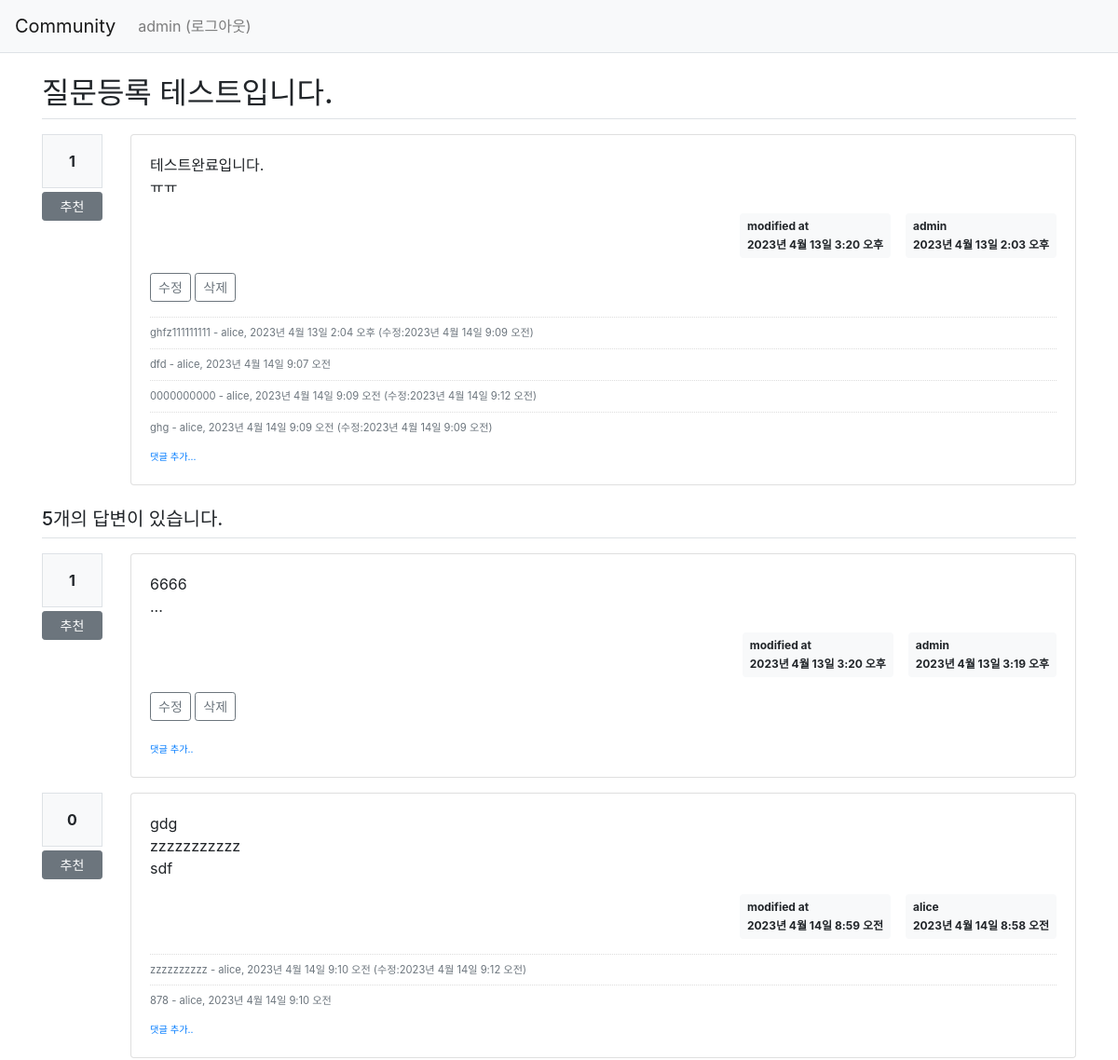
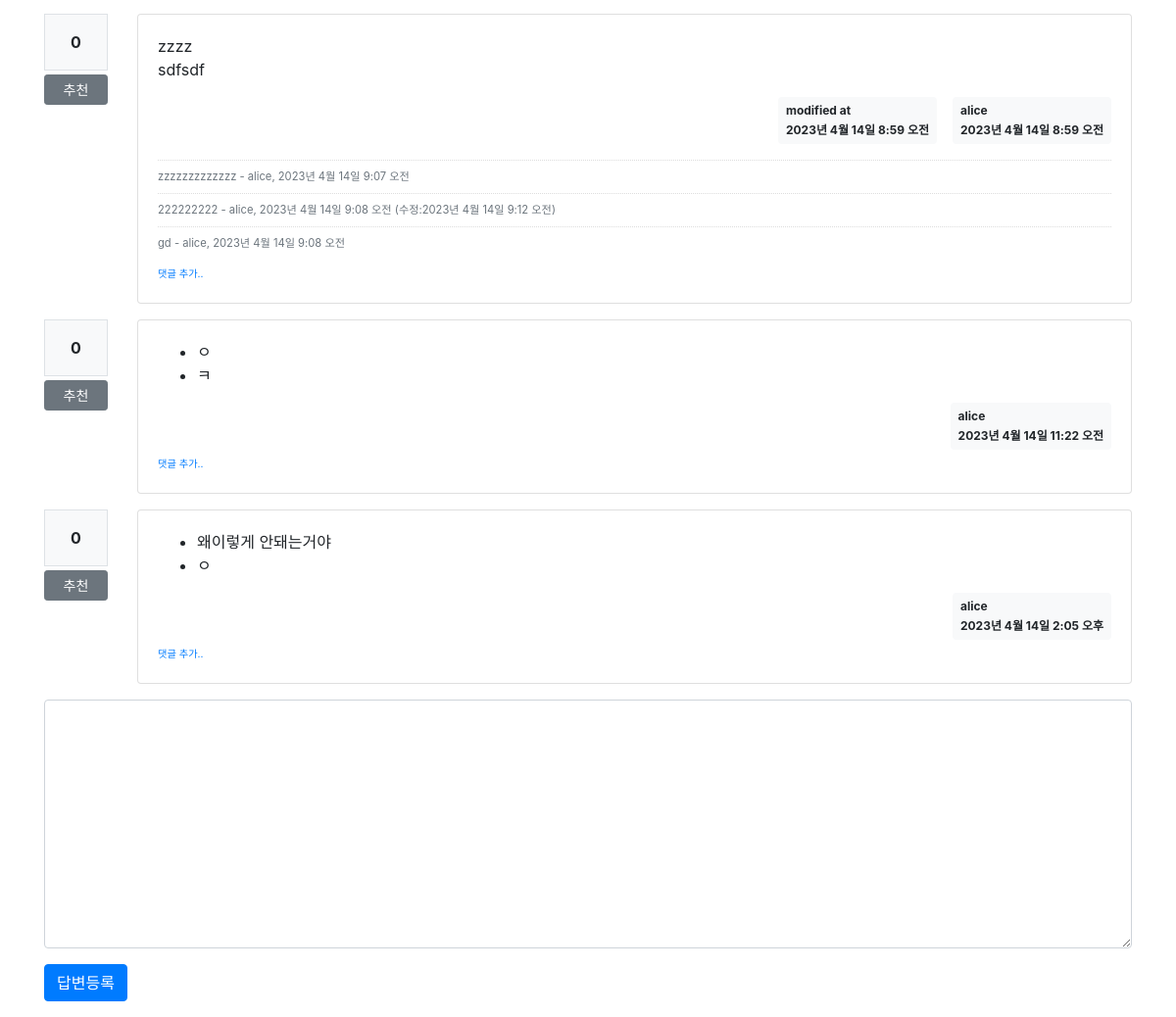
Screenshot of /community/306/ (signed in) with the database file from the repository (2 pictures, top to bottom).
### community/models.py (models this page shows, shortened)
class Question(models.Model):
    author = models.ForeignKey(User, on_delete=models.CASCADE,related_name='author_question')
    subject = models.CharField(max_length=200)
    content = models.TextField()    #글자수 제한이 없는 데이터
    modify_date = models.DateTimeField(null=True, blank=True)
    create_date = models.DateTimeField()
    voter = models.ManyToManyField(User, related_name='voter_question')

class Comment(models.Model):
    author = models.ForeignKey(User, on_delete=models.CASCADE)
    content = models.TextField()
    create_date = models.DateTimeField()
    modify_date = models.DateTimeField(null=True, blank=True)
    question = models.ForeignKey(Question, null=True, blank=True, on_delete=models.CASCADE)
    answer = models.ForeignKey(Answer, null=True, blank=True, on_delete=models.CASCADE)

class Answer(models.Model):
    author = models.ForeignKey(User, on_delete=models.CASCADE, related_name='author_answer')
    question = models.ForeignKey(Question, on_delete=models.CASCADE)
    content = models.TextField()
    modify_date = models.DateTimeField(null=True, blank=True)
    create_date = models.DateTimeField()
    voter = models.ManyToManyField(User, related_name='voter_answer')

### community/views/base_views.py (the view)
# urls.py: path('<int:question_id>/', base_views.detail, name='detail'),
def detail(request, question_id):
    question = get_object_or_404(Question, pk=question_id)
    context ={'question' : question}
    return render(request, 'community/question_detail.html', context)

### community/templatetags/community_filter.py (called while the page is built)
@register.filter()
def mark(value):
        extensions = ["nl2br", "fenced_code"]
        return mark_safe(markdown.markdown(value, extensions=extensions))

### templates/community/question_detail.html (shortened to what this page needs)
{% extends 'base.html' %}
{% load community_filter %}
{% block content %}
<div class="container my-3">
    <h2 class="border-bottom py-2">{{ question.subject }}</h2>
    <div class="row my-3">
        <div class="col-1">
            <div class="bg-light text-center p-3 border font-weight-bolder mb-1">
                {{ question.voter.count }}
            </div>
            <a href="#" data-uri="{% url 'community:vote_question' question.id %}"
               class="recommend btn btn-sm btn-secondary btn-block my-1">추천</a>
        </div>
        <div class="col-11">
            <div class="card">
                <div class="card-body">
                    <div class="card-text">{{ question.content|mark }}</div>
                    <div class="d-flex justify-content-end">
                        {% if question.modify_date %}
                        <div class="badge badge-light p-2 text-left mx-3">
                            <div class="mb-2">modified at</div>
                            <div>{{ question.modify_date }}</div>
                        </div>
                        {% endif %}
                        <div class="badge badge-light p-2 text-left">
                            <div class="mb-2"> {{ question.author.username }}</div>
                            <div>{{ question.create_date }}</div>
                        </div>
                    </div>
                    {% if request.user == question.author %}
                    <div class="my-3">
                        <a href="{% url 'community:question_modify' question.id %}"
                           class="btn btn-sm btn-outline-secondary">수정</a>
                        <a href="#" class="delete btn btn-sm btn-outline-secondary"
                           data-uri="{% url 'community:question_delete' question.id %}">삭제</a>
                    </div>
                    {% endif %}
                    {% if question.comment_set.count > 0 %}
                    <div class="mt-3">
                        {% for comment in question.comment_set.all %}
                        <div class="comment py-2 text-muted">
                            <span style="white-space: pre-line;">{{comment.content}}</span>
                            <span>
                    - {{ comment.author }}, {{ comment.create_date }}
                    {% if comment.modify_date %}
                    (수정:{{ comment.modify_date }})
                    {% endif %}
                </span>
                        </div>
                        {% endfor %}
                    </div>
                    {% endif %}
                    <div>
                        <a href="{% url 'community:comment_create_question' question.id %}" class="small"><small>댓글
                            추가...</small></a>
                    </div>
                </div>
            </div>
        </div>
    </div>
    <h5 class="border-bottom my-3 py-2">{{question.answer_set.count}}개의 답변이 있습니다.</h5>
    {% for answer in question.answer_set.all %}
    <div class="row my-3">
        <div class="col-1">
            <div class="bg-light text-center p-3 border font-weight-bolder mb-1">
                {{ answer.voter.count}}
            </div>
            <a href="#" data-uri="{% url 'community:vote_answer' answer.id %}"
               class="recommend btn btn-sm btn-secondary btn-block my-1">추천</a>
        </div>
        <div class="col-11">
            <div class="card">
                <div class="card-body">
                    <div class="card-text">{{ answer.content|mark }}</div>
                    <div class="d-flex justify-content-end">
                        {% if answer.modify_date %}
                        <div class="badge badge-light p-2 text-left mx-3">
                            <div class="mb-2">modified at</div>
                            <div>{{ answer.modify_date }}</div>
                        </div>
                        {% endif %}
                        <div class="badge badge-light p-2 text-left">
                            <div class="mb-2">{{ answer.author.username }}</div>
                            <div>{{ answer.create_date }}</div>
                        </div>
                    </div>
                    {% if request.user == answer.author %}
                    <div class="my-3">
                        <a href="{% url 'community:answer_modify' answer.id %}"
                           class="btn btn-sm btn-outline-secondary">수정</a>
                        <a href="#" class="delete btn btn-sm btn-outline-secondary"
                           data-uri="{% url 'community:answer_delete' answer.id %}">삭제</a>
                    </div>
                    {% endif %}
                    {% if answer.comment_set.count > 0 %}
                    <div class="mt-3">
                        {% for comment in answer.comment_set.all %}
                        <div class="comment py-2 text-muted">
                            <span style="white-space: pre-line;">{{ comment.content }}</span>
                            <span>
                        - {{ comment.author }}, {{ comment.create_date }}
                        {% if comment.modify_date %}
                        (수정:{{ comment.modify_date }})
                        {% endif %}
                    </span>
                        </div>
                        {% endfor %}
                    </div>
                    {% endif %}
                    <div>
                        <a href="{% url 'community:comment_create_answer' answer.id %}" class="small"><small>댓글
                            추가..</small></a>
                    </div>
                </div>
            </div>
        </div>
    </div>
    {% endfor %}
    <form action="{% url 'community:answer_create' question.id %}" method="post" class="my-3">
        <div class="form-group">
            <textarea name="content" id="content" {% if not user.is_authenticated %}disabled{% endif %} class="form-control" rows="10"></textarea>
        </div>
        <input type="submit" value="답변등록" class="btn btn-primary">
    </form>
</div>
{% endblock %}

### templates/navbar.html (shortened to what this page needs)
<nav class="navbar navbar-expand-lg navbar-light bg-light border-bottom">
    <a class="navbar-brand" href="{% url 'community:index' %}">Community</a>
    <div class="collapse navbar-collapse flex-grow-0" id="navbarNav">
        <ul class="navbar-nav">
            <li class="nav-item">
                {% if user.is_authenticated %}
                <a class="nav-link" href="{% url 'common:logout' %}">
                    {{ user.username }} (로그아웃)
                </a>
                {% else %}
                <a class="nav-link" href="{% url 'common:login' %}">로그인</a>
                {% endif %}
            </li>
        </ul>
    </div>
</nav>

### static/style.css (style rules this page uses)
.comment { border-top : dotted 1px #ddd; font-size:0.7em; }

### rows the page displays
Question: subject "질문등록 테스트입니다.", voter.count "1", content|mark "테스트완료입니다. ㅠㅠ", modify_date "2023년 4월 13일 3:20 오후", author.username "admin", create_date "2023년 4월 13일 2:03 오후", answer_set.count "5"
Comment: content "ghfz111111111", author "alice", create_date "2023년 4월 13일 2:04 오후", modify_date "2023년 4월 14일 9:09 오전"
Comment: content "dfd", author "alice", create_date "2023년 4월 14일 9:07 오전"
Comment: content "0000000000", author "alice", create_date "2023년 4월 14일 9:09 오전", modify_date "2023년 4월 14일 9:12 오전"
Comment: content "ghg", author "alice", create_date "2023년 4월 14일 9:09 오전", modify_date "2023년 4월 14일 9:09 오전"
Answer: voter.count "1", content|mark "6666 ...", modify_date "2023년 4월 13일 3:20 오후", author.username "admin", create_date "2023년 4월 13일 3:19 오후", shows "수정"
Answer: voter.count "0", content|mark "gdg zzzzzzzzzzz sdf", modify_date "2023년 4월 14일 8:59 오전", author.username "alice", create_date "2023년 4월 14일 8:58 오전"
Comment: content "zzzzzzzzzz", author "alice", create_date "2023년 4월 14일 9:10 오전", modify_date "2023년 4월 14일 9:12 오전"
Comment: content "878", author "alice", create_date "2023년 4월 14일 9:10 오전"
Answer: voter.count "0", content|mark "zzzz sdfsdf", modify_date "2023년 4월 14일 8:59 오전", author.username "alice", create_date "2023년 4월 14일 8:59 오전"
Comment: content "zzzzzzzzzzzzz", author "alice", create_date "2023년 4월 14일 9:07 오전"
Comment: content "222222222", author "alice", create_date "2023년 4월 14일 9:08 오전", modify_date "2023년 4월 14일 9:12 오전"
Comment: content "gd", author "alice", create_date "2023년 4월 14일 9:08 오전"
Answer: voter.count "0", content|mark "ㅇ ㅋ", author.username "alice", create_date "2023년 4월 14일 11:22 오전"
Answer: voter.count "0", content|mark "왜이렇게 안돼는거야 ㅇ", author.username "alice", create_date "2023년 4월 14일 2:05 오후"

### other values shown
{{ user.username }} "admin"
